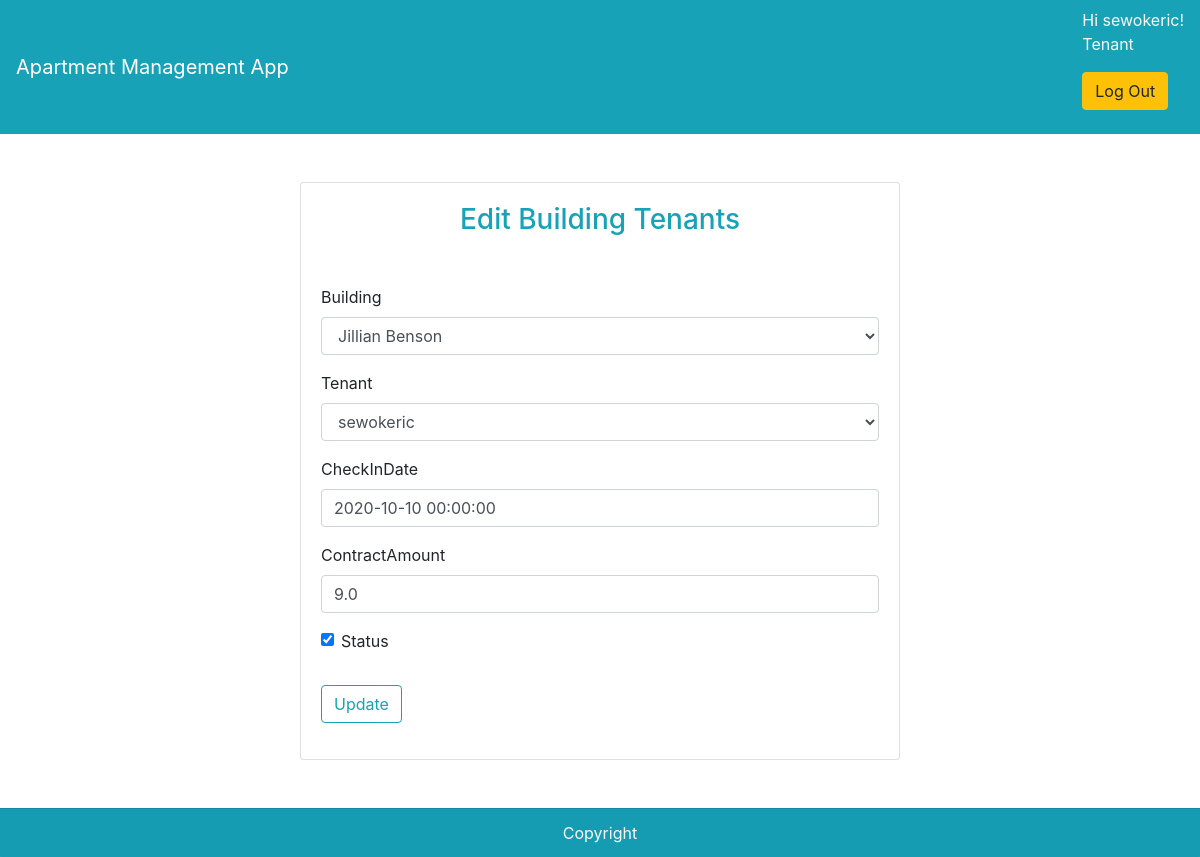
Page /edit-building-tenants/1 (signed in) on the committed database.
### tenant/models.py (models this page shows)
class BuildingTenant(models.Model):
    building = models.ForeignKey(Building, on_delete=models.CASCADE, related_name="building")
    tenant = models.ForeignKey(User, on_delete=models.CASCADE, related_name="buildingtenants")
    checkInDate = models.DateTimeField()
    contractAmount = models.FloatField()
    status = models.BooleanField(default=True)

### tenant/views.py (the view)
# urls.py: path('edit-building-tenants/<int:id>', edit_building_tenants, name='edit_building_tenants'),
@login_required
def edit_building_tenants(request, id):
    obj = get_object_or_404(BuildingTenant, id = id)
    form = BuildingTenantForm(request.POST or None, instance = obj)
    if form.is_valid():
        form.save()
        return redirect("home")
    context = {
        "form" : form
    }
    return render(request, "edit-building-tenants.html", context)

### tenant/forms.py
class BuildingTenantForm(forms.ModelForm):
    class Meta:
        model = BuildingTenant
        fields = "__all__"
        widgets = {
            'checkInDate': DatePickerInput(), # default date-format %m/%d/%Y will be used
        }

### tenant/models.py (called while the page is built)
    def __str__(self):
        return self.name

### tenant/templates/edit-building-tenants.html (shortened to what this page needs)
{% extends 'base.html' %}
{% load bootstrap4 %}
{% block content %}
<div class="card w-50 m-auto">
  <div class="card-body">
    <h3 class="text-center mb-5 text-info">Edit Building Tenants</h3>
    <div class="mb-3">
      <form method="post">
        {% bootstrap_form form %}
        <button class="btn btn-outline-info mt-3" type="submit">Update</button>
      </form>
    </div>
  </div>
</div>
{% endblock %}

### tenant/templates/base.html (shortened to what this page needs)
<!DOCTYPE html>
<html lang="en">
<head>
    <link rel="stylesheet" href="https://cdn.jsdelivr.net/npm/bootstrap@4.6.0/dist/css/bootstrap.min.css"
>
</head>
<body>
    <nav class="navbar navbar-dark bg-info mb-5">
        <a class="navbar-brand" href="{% url 'home' %}">Apartment Management App</a>
        <div class="text-light"> {% if user.is_authenticated %}
            Hi {{ user.username }}!
            {% if user.profile.is_tenant %}
                <p>Tenant</p>
            {% else %}
                 <p>Owner</p>
            {% endif %}
            <p><a class="btn btn-warning" href="{% url 'logout' %}">Log Out</a></p>
            {% else %}
            <a class="btn btn-primary" href="{% url 'login' %}">Log In</a>
            <p class="mt-3">Sign up as</p>
            <a class="text-secondary font-weight-bold" href="{% url 'ownersignup' %}">Owner</a> /
            <a class="text-warning font-weight-bold" href="{% url 'tenantsignup' %}">Tenant</a>
            {% endif %}
        </div>
    </nav>
    {% block content %}
    {% endblock %}
    <footer class="footer bg-info text-center mt-5 text-light sticky-bottom">
        <div class="card-footer">
            Copyright
        </div>
    </footer>
</body>
</html>

### tenant/templates/edit-building-tenants.html (style rules this page uses)
footer { bottom: 0px; }

### rows in the picture
BuildingTenant: building "Jillian Benson", tenant "sewokeric", checkInDate "2020-10-10 00:00:00", contractAmount "9.0", status "☑"

### other values in the picture
{{ user.username }} "sewokeric"
